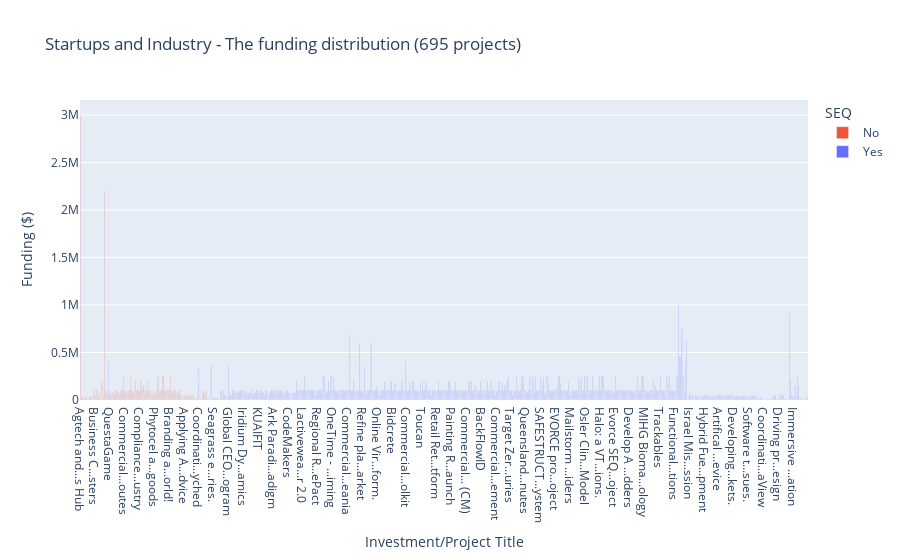
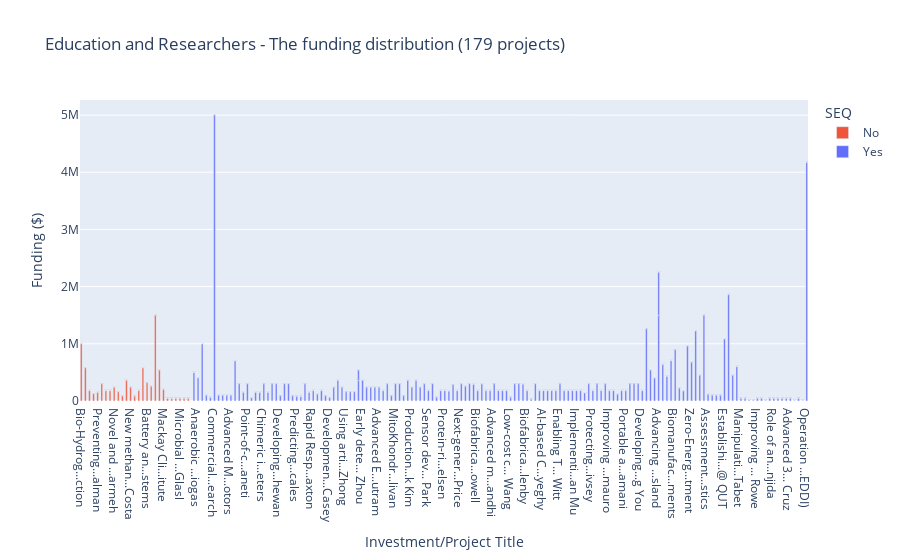
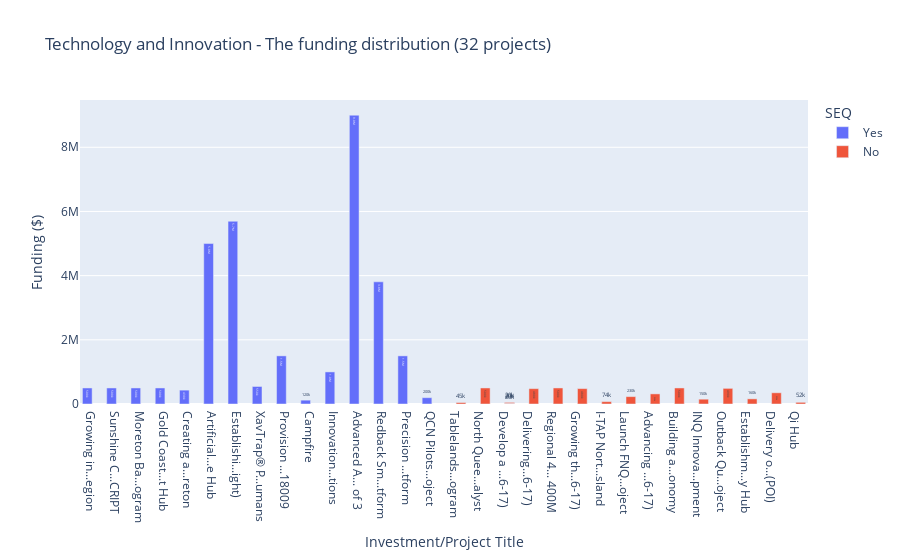
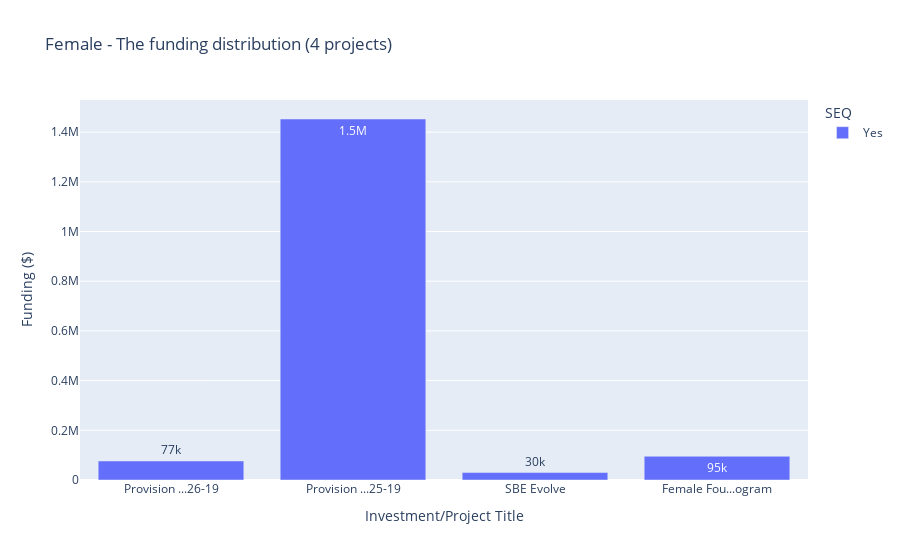

Notebook code cell kept with these figures, in order:
### Code cell
def recipient(list, name):
    filtered_df = df_B[df_B['Program'].isin(list)]
    list_len = len(filtered_df['Investment/Project Title'].unique())
    plot_trim_col_len = trim_col_len(filtered_df, 'Investment/Project Title')
    color_map = {'Yes': '#636efa', 'No': '#ef553b'}
    fig = px.bar(plot_trim_col_len, x='Investment/Project Title', y='Actual Contractual Commitment ($)', color='SEQ', color_discrete_map=color_map, text_auto='.2s',
             title = name + ' - ' + 'The funding distribution' + ' (' + str(list_len) + ' projects)' , barmode='group')
    fig.update_layout(yaxis_title='Funding ($)')
    fig.show()
    
recipient(industry_list, 'Startups and Industry')
recipient(education_list, 'Education and Researchers')
recipient(technology_list, 'Technology and Innovation')
recipient(female_list, 'Female')
recipient(indigenous_list, 'Indigenous')

### Figure 1 — Plotly figure (JSON) as saved in the notebook; plotly's stock layout.template omitted (floating-point values rounded to 4 significant figures; data arrays with more than 128 entries replaced by an {"elided": "..."} marker saying what was removed)
{"data": [{"alignmentgroup": "True", "hovertemplate": "SEQ=No<br>Investment/Project Title=%{x}<br>Actual Contractual Commitment ($)=%{y}<extra></extra>", "legendgroup": "No", "marker": {"color": "#ef553b", "pattern": {"shape": ""}}, "name": "No", "offsetgroup": "No", "orientation": "v", "showlegend": true, "textposition": "auto", "texttemplate": "%{y:.2s}", "type": "bar", "x": ["Agtech and...s Hub", "Guinness W...oping", "Andy's Fis...shing", "Behind the...an EP", "Self Suffi...nt Me", "TOM THUM: ...rynx’", "Madison He...tar49", "Short horr...films", "Explaining...ustry", "Australia ...Korea", "Show me yo... food", "Collective... Noun", "Top Con GP...rmer.", "Business C...sters", "Effective ...Traps", "Commercial...pread", "Wujal Wuja... case", "Commercial...pply.", "Hopevale t...age 1", "Indigenous...ase 2", "Business C...ction", "Growing Qu...anies", "KoalaSafe", "Deepblu In... Inc.", "Host", "LESS Indus...tries", "QuestaGame", "Host", "Host", "Host", "Smart Reef", "AI Powered...gence", "WISRAN", "Host", "Host", "Host", "Printed Ci...rvice", "Commercial...form.", "LiveOrbis™...rism)", "Commercial...inery", "Providing ...ation", "Commercial...rket.", "Bulk Snap ... Zest", "Commercial...fYOUL", "Guardian I...lobal", "Commercial...outes", "BOG OUT Ve...PHASE", "Setting up...uring", "Long Term ...rmers", "Benchmark ...oject", "Delivering...rmers", "Environmen...rees.", "Phase 2 - ...rties", "Opening Up...Video", "Di-Bak G s...arket", "Commercial...kaBox", "Shaipup - ...place", "Smart Remo...ntrol", "Compliance...ustry", "Pole-top s...nsion", "Doover - I...lture", "Commercial...olPak", "Project Re...ation", "Scaling to...xport", "Fuelling I...sland", "Sophus Nut...ation", "Qld Touris...erge!", "Smart Irri...ystem", "Eidsvold S...oject", "Developmen...ducts", "Cyclevisio...lmets", "Phytocel a...goods", "ATV Angle ...oject", "Markets En...dgigo", "UV protect...ction", "Catch'n'Re...sting", "Clinical T...yopia", "BIM BAM VR...cture", "Natural Ev...ducts", "World-firs...aste)", "Drone to T...ution", "Farmer Mee...erate", "FridgeBrai...ogram", "Narnoo Tou...tform", "Branding a...orld!", "Advanced M...AMGH)", "Carp' Crab...ables", "Space Coun...ounts", "Farm Milk ...ystem", "Smart Firs...ation", "Altoview S...nitor", "Biotein al...oject", "Conveyor T...dwide", "Adivo - Au...stems", "Develop a ...ients", "Develop on...rders", "An Asset I...ustry", "Applying A...dvice", "Developmen...uster", "Developmen...nsors", "Microelect...ology", "Stem Educa...ation", "Ultra Cora... Ltd.", "Develop lo...nsors", "Online pla...onals", "Complex dr...ystem", "Coordinati...entre", "Coordinati...pport", "Coordinati...sland", "Coordinati...y Ltd", "Coordinati...yched", "Coordinati...ee.ly", "Coordinati...y Ltd", "Coordinati...y Ltd", "Coordinati... Ltd.", "Coordinati...y Ltd", "Coordinati...y Ltd", "Blueprint ...8ors)", "Queensland...ackay", "Queensland...oomba", "Queensland...stone", "Startup We...tback", "The Cairns...ntion", "Money Matt...a-day"], "xaxis": "x", "y": [3000000, 30000, 30000, 10000, 27500, 30000, 10000, 10000, 30000, 30000, 30000, 27500, 100000, 35638, 100000, 100000, 45800, 75000, 15750, 200000, 40500, 2202334, 100000, 100000, 8000, 100000, 75000, 8000, 6000, 6000, 50000, 75000, 75000, 8000, 6000, 6000, 50000, 100000, 99964, 87952, 60000, 98633, 100000, 100000, 250000, 88070, 96000, 80000, 100000, 100000, 249360, 100000, 100000, 80000, 200000, 100000, 100000, 99560, 92400, 200000, 100000, 150000, 100000, 100000, 100000, 200000, 100000, 99462, 56400, 50000, 100000, 71600, 49834, 100700, 244400, 91000, 100000, 99390, 250000, 250000, 100000, 98080, 100000, 99297, 112500, 250000, 77568, 97585, 100000, 100000, 79520, 50000, 100000, 97141, 50000, 8092, 35430, 50000, 24000, 46711, 35509, 47539, 50000, 50000, 44146, 42529, 10800, 10800, 10800, 10800, 10800, 10800, 10800, 10800, 10800, 10800, 10800, 74000, 100000, 52668, 96190, 24219, 25000, 3500], "yaxis": "y"}, {"alignmentgroup": "True", "hovertemplate": "SEQ=Yes<br>Investment/Project Title=%{x}<br>Actual Contractual Commitment ($)=%{y}<extra></extra>", "legendgroup": "Yes", "marker": {"color": "#636efa", "pattern": {"shape": ""}}, "name": "Yes", "offsetgroup": "Yes", "orientation": "v", "showlegend": true, "textposition": "auto", "texttemplate": "%{y:.2s}", "type": "bar", "x": {"elided": "654 str values"}, "xaxis": "x", "y": {"elided": "654 int values"}, "yaxis": "y"}], "layout": {"autosize": true, "barmode": "group", "legend": {"title": {"text": "SEQ"}, "tracegroupgap": 0}, "title": {"text": "Startups and Industry - The funding distribution (695 projects)"}, "xaxis": {"anchor": "y", "autorange": true, "domain": [0, 1], "range": [-0.5, 636.5], "title": {"text": "Investment/Project Title"}, "type": "category"}, "yaxis": {"anchor": "x", "autorange": true, "domain": [0, 1], "range": [0, 3158000.0], "title": {"text": "Funding ($)"}, "type": "linear"}}}

### Figure 2 — Plotly figure (JSON) as saved in the notebook; plotly's stock layout.template omitted (floating-point values rounded to 4 significant figures; data arrays with more than 128 entries replaced by an {"elided": "..."} marker saying what was removed)
{"data": [{"alignmentgroup": "True", "hovertemplate": "SEQ=No<br>Investment/Project Title=%{x}<br>Actual Contractual Commitment ($)=%{y}<extra></extra>", "legendgroup": "No", "marker": {"color": "#ef553b", "pattern": {"shape": ""}}, "name": "No", "offsetgroup": "No", "orientation": "v", "showlegend": true, "textposition": "auto", "texttemplate": "%{y:.2s}", "type": "bar", "x": ["Bio-Hydrog...ction", "New Algae ...windi", "Agave and ...tries", "Burdekin B...oject", "Preventing...alman", "Future Pro...analo", "Using nano...vazmi", "Identifyin...tunes", "Novel and ...armeh", "Integratin...rdous", "Impact of ...artin", "Cheaper gr...Islam", "New methan...Costa", "Automating... Wang", "Autonomous...nning", "A Living K... Bank", "Battery an...stems", "Health Pro...Algae", "Smart Ear ...stock", "Indigenous...ining", "Mackay Cli...itute", "Queensland... Pahl", "Developmen...herry", "Developing...nston", "Microbial ...Glasl", "Impacts of... Aird", "Developmen... Marc"], "xaxis": "x", "y": [1000000, 579000, 180000, 125000, 150000, 300000, 180000, 180000, 240000, 160000, 86952, 360000, 240000, 82440, 180000, 577730, 318721, 258977, 1500000, 540000, 200000, 42500, 40000, 42500, 45000, 42000, 42500], "yaxis": "y"}, {"alignmentgroup": "True", "hovertemplate": "SEQ=Yes<br>Investment/Project Title=%{x}<br>Actual Contractual Commitment ($)=%{y}<extra></extra>", "legendgroup": "Yes", "marker": {"color": "#636efa", "pattern": {"shape": ""}}, "name": "Yes", "offsetgroup": "Yes", "orientation": "v", "showlegend": true, "textposition": "auto", "texttemplate": "%{y:.2s}", "type": "bar", "x": {"elided": "152 str values"}, "xaxis": "x", "y": {"elided": "152 int values"}, "yaxis": "y"}], "layout": {"autosize": true, "barmode": "group", "legend": {"title": {"text": "SEQ"}, "tracegroupgap": 0}, "title": {"text": "Education and Researchers - The funding distribution (179 projects)"}, "xaxis": {"anchor": "y", "autorange": true, "domain": [0, 1], "range": [-0.5, 176.5], "title": {"text": "Investment/Project Title"}, "type": "category"}, "yaxis": {"anchor": "x", "autorange": true, "domain": [0, 1], "range": [0, 5263000.0], "title": {"text": "Funding ($)"}, "type": "linear"}}}

### Figure 3 — Plotly figure (JSON) as saved in the notebook; plotly's stock layout.template omitted (floating-point values rounded to 4 significant figures)
{"data": [{"alignmentgroup": "True", "hovertemplate": "SEQ=Yes<br>Investment/Project Title=%{x}<br>Actual Contractual Commitment ($)=%{y}<extra></extra>", "legendgroup": "Yes", "marker": {"color": "#636efa", "pattern": {"shape": ""}}, "name": "Yes", "offsetgroup": "Yes", "orientation": "v", "showlegend": true, "textposition": "auto", "texttemplate": "%{y:.2s}", "type": "bar", "x": ["Growing in...egion", "Sunshine C...CRIPT", "Moreton Ba...ogram", "Gold Coast...t Hub", "Creating a...reton", "Artificial...e Hub", "Establishi...ight)", "XavTrap® P...umans", "Provision ...18009", "Campfire", "Innovation...tions", "Advanced A... of 3", "Redback Sm...tform", "Precision ...tform", "QCN Pilots...oject"], "xaxis": "x", "y": [500000, 500000, 499980, 500000, 432125, 5000000, 5695000, 546027, 1500000, 120000, 1000000, 9000000, 3807672, 1500000, 197000], "yaxis": "y"}, {"alignmentgroup": "True", "hovertemplate": "SEQ=No<br>Investment/Project Title=%{x}<br>Actual Contractual Commitment ($)=%{y}<extra></extra>", "legendgroup": "No", "marker": {"color": "#ef553b", "pattern": {"shape": ""}}, "name": "No", "offsetgroup": "No", "orientation": "v", "showlegend": true, "textposition": "auto", "texttemplate": "%{y:.2s}", "type": "bar", "x": ["Tablelands...ogram", "North Quee...alyst", "Develop a ...6-17)", "Delivering...6-17)", "Develop a ...6-17)", "Regional 4... 400M", "Growing th...6-17)", "I-TAP Nort...sland", "Launch FNQ...oject", "Advancing ...6-17)", "Building a...onomy", "INQ Innova...pment", "Outback Qu...oject", "Develop a ...6-17)", "Establishm...y Hub", "Delivery o...(POI)", "Qi Hub"], "xaxis": "x", "y": [45000, 500000, 20000, 478330, 20000, 500000, 480000, 74000, 230000, 315000, 500000, 150000, 487248, 20000, 160000, 350000, 52000], "yaxis": "y"}], "layout": {"autosize": true, "barmode": "group", "legend": {"title": {"text": "SEQ"}, "tracegroupgap": 0}, "title": {"text": "Technology and Innovation - The funding distribution (32 projects)"}, "xaxis": {"anchor": "y", "autorange": true, "domain": [0, 1], "range": [-0.5, 29.5], "title": {"text": "Investment/Project Title"}, "type": "category"}, "yaxis": {"anchor": "x", "autorange": true, "domain": [0, 1], "range": [0, 9474000.0], "title": {"text": "Funding ($)"}, "type": "linear"}}}

### Figure 4 — Plotly figure (JSON) as saved in the notebook; plotly's stock layout.template omitted (floating-point values rounded to 4 significant figures)
{"data": [{"alignmentgroup": "True", "hovertemplate": "SEQ=Yes<br>Investment/Project Title=%{x}<br>Actual Contractual Commitment ($)=%{y}<extra></extra>", "legendgroup": "Yes", "marker": {"color": "#636efa", "pattern": {"shape": ""}}, "name": "Yes", "offsetgroup": "Yes", "orientation": "v", "showlegend": true, "textposition": "auto", "texttemplate": "%{y:.2s}", "type": "bar", "x": ["Provision ...26-19", "Provision ...25-19", "SBE Evolve", "Female Fou...ogram"], "xaxis": "x", "y": [76500, 1452855, 30000, 95409], "yaxis": "y"}], "layout": {"autosize": true, "barmode": "group", "legend": {"title": {"text": "SEQ"}, "tracegroupgap": 0}, "title": {"text": "Female - The funding distribution (4 projects)"}, "xaxis": {"anchor": "y", "autorange": true, "domain": [0, 1], "range": [-0.5, 3.5], "title": {"text": "Investment/Project Title"}, "type": "category"}, "yaxis": {"anchor": "x", "autorange": true, "domain": [0, 1], "range": [0, 1529000.0], "title": {"text": "Funding ($)"}, "type": "linear"}}}
